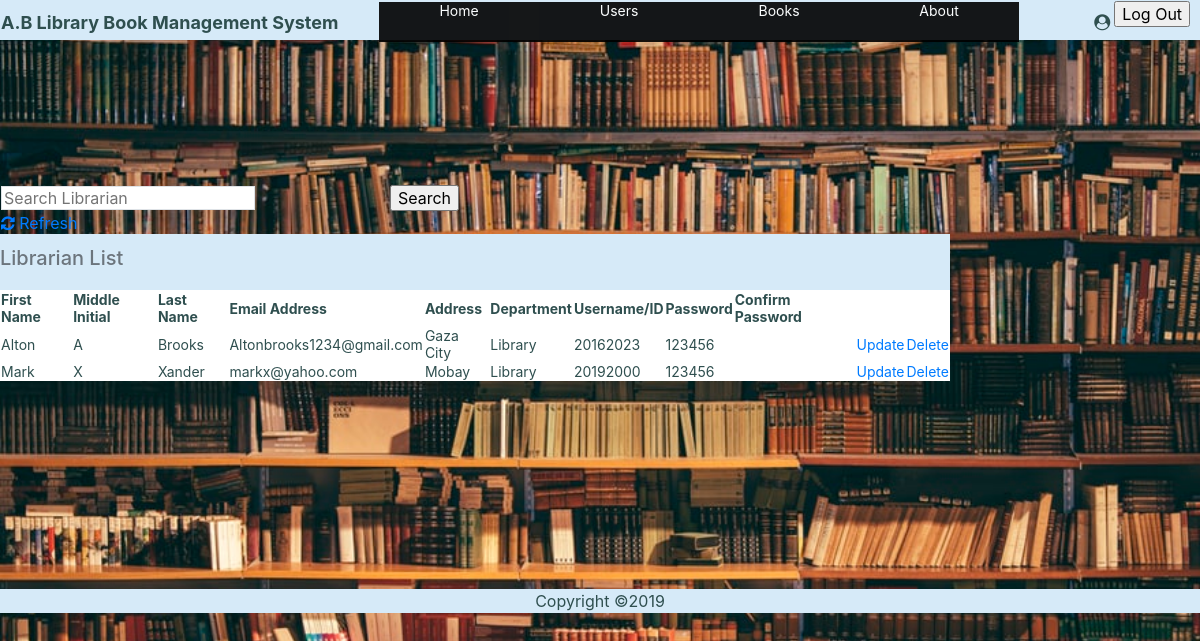
The page /Librarianlist.php on the database its author committed.
### tables this page shows
CREATE TABLE `librarian` (
  `count` int(11) NOT NULL,
  `id` varchar(12) NOT NULL,
  `fname` varchar(55) NOT NULL,
  `mname` varchar(55) NOT NULL,
  `lname` varchar(55) NOT NULL,
  `email` varchar(55) NOT NULL,
  `address` varchar(100) NOT NULL,
  `department` varchar(55) NOT NULL,
  `pass` varchar(12) NOT NULL,
  `conpass` varchar(12) NOT NULL,
  `admin` varchar(4) NOT NULL
);

### Librarianlist.php (the view, shortened to what this page needs)
<html>
    <link rel="stylesheet" href="https://maxcdn.bootstrapcdn.com/bootstrap/4.0.0/css/bootstrap.min.css">
<link href="https://stackpath.bootstrapcdn.com/font-awesome/4.7.0/css/font-awesome.min.css" rel="stylesheet">
    <?php
    if (isset($_POST['searchbtn']))
    {
        $value=$_POST['search'];
        $sql="SELECT * FROM `librarian` WHERE CONCAT (`id`,`fname`,`mname`,`lname`,`email`,`address`,`department`,`pass`,`conpass`) LIKE '%".$value."%'";
$result=filterTable($sql);
    }
    else
    {
        $sql="SELECT * FROM `librarian`";
        $result=filterTable($sql);
    }
    function filterTable($sql)
    {
        $connect=mysqli_connect("localhost","root","","library");
        $filter_Result=mysqli_query($connect, $sql);
        return $filter_Result;
    }
    ?>
   <?php
 include "Session2.php";
?>
<body>
    <br><br><br><br><br>
    <form action="Librarianlist.php" method="POST">
    <br>
 <table width="500px">
     <tr>
       <td><input type=text class="border" name="search" placeholder="Search Librarian"></td><td><input type=submit class="Submit"  name="searchbtn" value="Search"></td><td>
        </td>
         </tr>
     <tr><td ><a href="Adduser.php"><i class="fa fa-refresh" aria-hidden="true"></i> Refresh</a></td></tr>
     </table>
  <table class="t-view">
    <caption style="caption-side: top;" ><h5>Librarian List</h5></caption>
<tr>
    <th>First Name</th>
    <th>Middle Initial</th>
    <th>Last Name</th>
    <th>Email Address</th>
    <th>Address</th>
    <th>Department</th>
    <th>Username/ID</th>
    <th>Password</th>
    <th>Confirm Password</th>
</tr>
    <?php while($row=mysqli_fetch_array($result)) { ?>
        <tr>
        <td class="td-view"><?php echo $row['fname'];?></td>
         <td class="td-view"><?php echo $row['mname'];?></td>
             <td class="td-view"><?php echo $row['lname'];?></td>
            <td class="td-view" ><?php echo $row['email'];?></td>
              <td class="td-view" ><?php echo $row['address'];?></td>
              <td class="td-view" ><?php echo $row['department'];?></td>
              <td class="td-view" ><?php echo $row['id'];?></td>
            <td class="td-view" ><?php echo $row['pass'];?></td>
            <td class="td-view" ><?php echo $row['conpass'];?></td>
            <td><a href="Updatelibrarian.php?count=<?php echo $row['count'];?>">Update</a></td>
           <td><a href="Deletelibrarian.php?count=<?php echo $row['count']; ?>">Delete</a></td>
        </tr>
        <?php }?>
</table>
    </form>
</body>
 <br><br><br><br><br><br><br><br>
<footer >Copyright &copy;2019</footer>
</html>

### rows shown on the page
librarian: fname "Alton", mname "A", lname "Brooks", email "Altonbrooks1234@gmail.com", address "Gaza City", department "Library", id "20162023", pass "123456"
librarian: fname "Mark", mname "X", lname "Xander", email "markx@yahoo.com", address "Mobay", department "Library", id "20192000", pass "123456"
